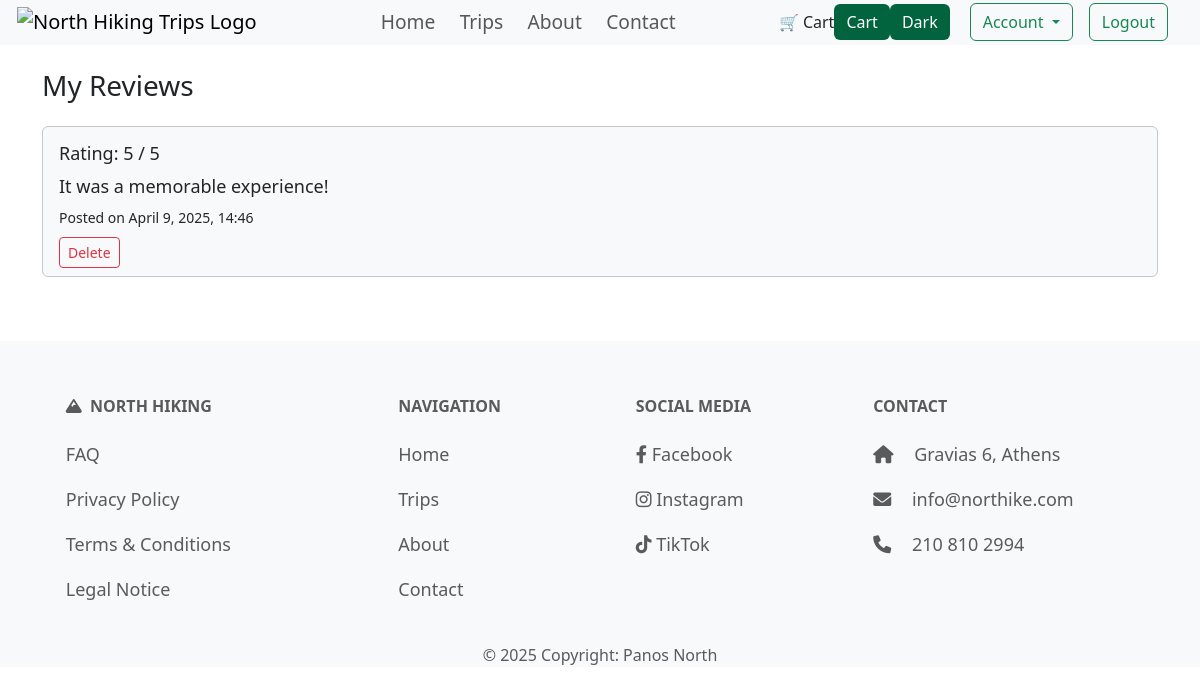
The app's page /users/account/reviews/ (signed in), older data.
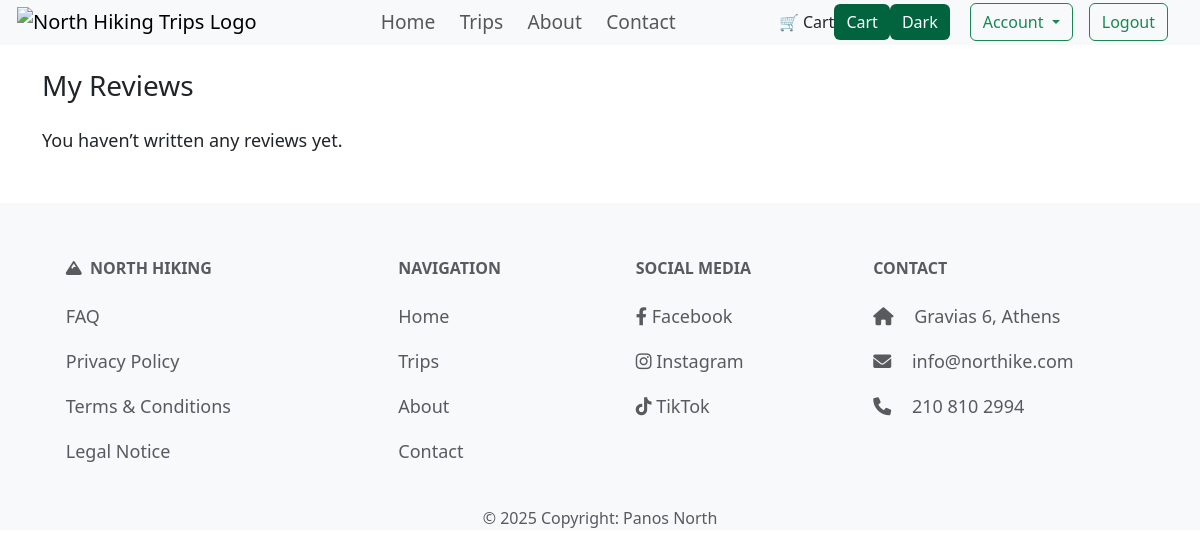
The same page, newer data.
### trips/models.py (models this page shows, shortened)
class Review(models.Model):
    trip = models.ForeignKey(Trip, on_delete=models.CASCADE, related_name='trip_reviews')
    user = models.ForeignKey(User, on_delete=models.CASCADE, related_name='user_reviews')
    rating = models.PositiveSmallIntegerField(validators=[MinValueValidator(1), MaxValueValidator(5)])
    comment = models.TextField(blank=True)
    created_at = models.DateTimeField(auto_now_add=True)
    class Meta:
        unique_together = ('user', 'trip')

### users/views.py (the view)
# urls.py: path('account/reviews/', views.user_reviews, name='user-reviews'),
@login_required
def user_reviews(request):
    reviews = Review.objects.filter(user=request.user).select_related('trip').order_by('-created_at')
    return render(request, 'users/user_reviews.html', {'reviews': reviews})

### trips/context_processors.py (called while the page is built)
def cart_item_count(request):
    if request.user.is_authenticated:
        count = CartItem.objects.filter(user=request.user).count()
        return {'cart_item_count': count}
    return {'cart_item_count': 0}

### users/templates/users/user_reviews.html (shortened to what this page needs)
{% extends 'layout.html' %}
{% load static %}
{% block content %}
<div class="">
<div class="container my-4">
    <h2 class="mb-4">My Reviews</h2>
    {% if reviews %}
        <div class="list-group">
            {% for review in reviews %}
                <div class="list-group-item mb-3 rounded border border-secondary-subtle bg-light">
                    <p class="mb-1">Rating: {{ review.rating }} / 5</p>
                    <p class="mb-1 wrap">{{ review.comment }}</p>
                    <small>Posted on {{ review.created_at|date:"F j, Y, H:i" }}</small>
                    <form action="{% url 'users:delete-review' review.id %}" method="post" class="mt-2">
                        <button type="submit" class="btn btn-sm btn-outline-danger">Delete</button>
                    </form>
                </div>
            {% endfor %}
        </div>
    {% else %}
        <p>You haven’t written any reviews yet.</p>
    {% endif %}
</div>
{% endblock %}

### templates/layout.html (shortened to what this page needs)
{% load static %}
<!DOCTYPE html>
<html lang="en">
<head>
    <link href="https://cdn.jsdelivr.net/npm/bootstrap@5.3.3/dist/css/bootstrap.min.css" rel="stylesheet">
    <link rel="stylesheet" href="{% static 'css/styles.css' %}">
    <link href="https://cdnjs.cloudflare.com/ajax/libs/font-awesome/6.0.0-beta3/css/all.min.css" rel="stylesheet">
</head>
<body>
    {% include 'navbar.html' %}
    <main>
        {% block content %}
        {% endblock %}
    </main>
    {% include 'footer.html' %}
</body>
</html>

### templates/navbar.html (shortened to what this page needs)
{% load static %}
<header>
    <nav id="navbar" class="navbar navbar-expand-md navbar-light bg-light sticky-top" aria-label="Navigation menu">
        <div class="container-fluid">
            <a class="navbar-brand" href="{% url 'main:home' %}">
                <img
                    src="{% static 'images/Site_Logo/logo.png' %}"
                    data-logo-default="{% static 'images/Site_Logo/logo.png' %}"
                    data-logo-hover="{% static 'images/Site_Logo/logo-hover.png' %}"
                    alt="North Hiking Trips Logo"
                    class="logo-img"
                >
            </a>
            <div class="collapse navbar-collapse" id="navbarSupportedContent">
                <ul class="navbar-nav d-flex flex-grow-1 justify-content-between text-center navlinks" role="menu">
                    <li class="nav-item flex-fill">
                        <a class="nav-link {% if request.resolver_match.url_name == 'home' %}active{% endif %}" href="{% url 'main:home' %}" role="menuitem">Home</a>
                    </li>
                    <li class="nav-item flex-fill">
                        <a class="nav-link {% if request.resolver_match.url_name == 'list' %}active{% endif %}" href="{% url 'trips:list' %}" role="menuitem">Trips</a>
                    </li>
                    <li class="nav-item flex-fill">
                        <a class="nav-link {% if request.resolver_match.url_name == 'about' %}active{% endif %}" href="{% url 'main:about' %}" role="menuitem">About</a>
                    </li>
                    <li class="nav-item flex-fill">
                        <a class="nav-link {% if request.resolver_match.url_name == 'contact' %}active{% endif %}" href="{% url 'main:contact' %}" role="menuitem">Contact</a>
                    </li>
                </ul>
                <a href="{% url 'trips:cart' %}" class="nav-link">
                    🛒 Cart {% if cart_item_count > 0 %}({{ cart_item_count }}){% endif %}
                </a>
                <div class="nav-btn-container">
                    <a href="{% url 'trips:cart' %}" class="greenbutton btn position-relative" aria-label="View cart">
                        Cart
                    </a>
                </div>
                <div class="nav-btn-container">
                    <button id="darkModeToggle" class="greenbutton btn" type="button" aria-label="Toggle dark mode">
                        Dark
                    </button>
                </div>
                {% if user.is_authenticated %}
                    <div class="dropdown me-3">
                        <button
                            class="btn btn-outline-success dropdown-toggle"
                            type="button"
                            id="accountDropdown"
                            data-bs-toggle="dropdown"
                            aria-expanded="false"
                        >
                            Account
                        </button>
                    </div>
                    <div class="nav-btn-container">
                        <form class="logout" action="{% url 'users:logout' %}" method="post">
                            <button type="submit" class="btn btn-outline-success reg-btn" aria-label="Logout">Logout</button>
                        </form>
                    </div>
                {% else %}
                    <div class="nav-btn-container">
                        <a href="{% url 'users:login' %}" class="btn btn-outline-success reg-btn" aria-label="Login">Login</a>
                    </div>
                {% endif %}
            </div>
        </div>
    </nav>
</header>

### templates/footer.html
{% load static %}
<footer id="footer" class="text-center text-md-start text-muted" aria-label="Footer">
    <section class="">
        <div class="container mt-5">
            <div class="row mt-3">
                <div class="col-md-6 col-lg-3 col-xl-3 mx-auto mb-4" aria-label="Legal and Policy Links">
                    <h6 class="text-uppercase fw-bold mb-4">
                        <i class="fa-solid fa-mountain"></i>&nbsp;&nbsp;North Hiking
                    </h6>
                    <p><a href="#" class="text-reset">FAQ</a></p>
                    <p><a href="#" class="text-reset">Privacy Policy</a></p>
                    <p><a href="#" class="text-reset">Terms & Conditions</a></p>
                    <p><a href="#" class="text-reset">Legal Notice</a></p>
                </div>
                <div class="col-md-6 col-lg-3 col-xl-2 mx-auto mb-4" aria-label="Navigation Links">
                    <h6 class="text-uppercase fw-bold mb-4">Navigation</h6>
                    <p><a href="{% url 'main:home' %}" class="text-reset">Home</a></p>
                    <p><a href="{% url 'trips:list' %}" class="text-reset">Trips</a></p>
                    <p><a href="{% url 'main:about' %}" class="text-reset">About</a></p>
                    <p><a href="{% url 'main:contact' %}" class="text-reset">Contact</a></p>
                </div>
                <div class="col-md-6 col-lg-3 col-xl-2 mx-auto mb-4" aria-label="Social Media Links">
                    <h6 class="text-uppercase fw-bold mb-4">Social Media</h6>
                    <p>
                        <a href="https://www.facebook.com/" class="text-reset" target="_blank" rel="noopener noreferrer">
                            <i class="fab fa-facebook-f"></i> Facebook
                        </a>
                    </p>
                    <p>
                        <a href="https://www.instagram.com/" class="text-reset" target="_blank" rel="noopener noreferrer">
                            <i class="fab fa-instagram"></i> Instagram
                        </a>
                    </p>
                    <p>
                        <a href="https://www.tiktok.com/" class="text-reset" target="_blank" rel="noopener noreferrer">
                            <i class="fab fa-tiktok"></i> TikTok
                        </a>
                    </p>
                </div>
                <div class="col-md-6 col-lg-3 col-xl-3 mx-auto mb-md-0 mb-4" aria-label="Contact Information">
                    <h6 class="text-uppercase fw-bold mb-4">Contact</h6>
                    <p><i class="fas fa-home me-3"></i> Gravias 6, Athens</p>
                    <p><i class="fas fa-envelope me-3"></i> info@northike.com</p>
                    <p><i class="fas fa-phone me-3"></i> 210 810 2994</p>
                </div>
            </div>
            <div class="text-center" aria-label="Copyright Information">
                © 2025 Copyright: Panos North
            </div>
        </div>
    </section>
</footer>

### static/css/styles.css (style rules this page uses)
h2 { font-size: 28px; margin-bottom: 15px; }
p { font-size: 18px; line-height: 1.6; }
a { color: #009a3e; ; }
.navbar-nav .nav-link { font-size: 1.2rem; font-weight: 500; }
.navbar-brand { padding: 0px; }
.navbar { padding: 0px; }
.navlinks { margin-left: 10%; margin-right: 10%; }
.logo-img { height: 70px; width: auto; padding: 5px; }
@media (min-width: 768px) { #darkModeToggle, .reg-btn { margin-right: 20px; } }
.greenbutton { background-color: #01643e; color: white; border: none; }
footer { background-color: rgb(248, 249, 250) !important; margin-bottom: 0; }
footer a { color: rgb(86, 93, 97); }
footer .container { padding-top: 40px; }
footer .text-uppercase { font-weight: 700; }
footer .text-reset { text-decoration: none; }
::placeholder { color: #6c757d; }

Row changes from the older to the newer data that the page shows:
removed Review: rating "5", comment "It was a memorable experience!", created_at "April 9, 2025, 14:46"
Text that changed along with them:
text now shown: "You haven’t written any reviews yet."
